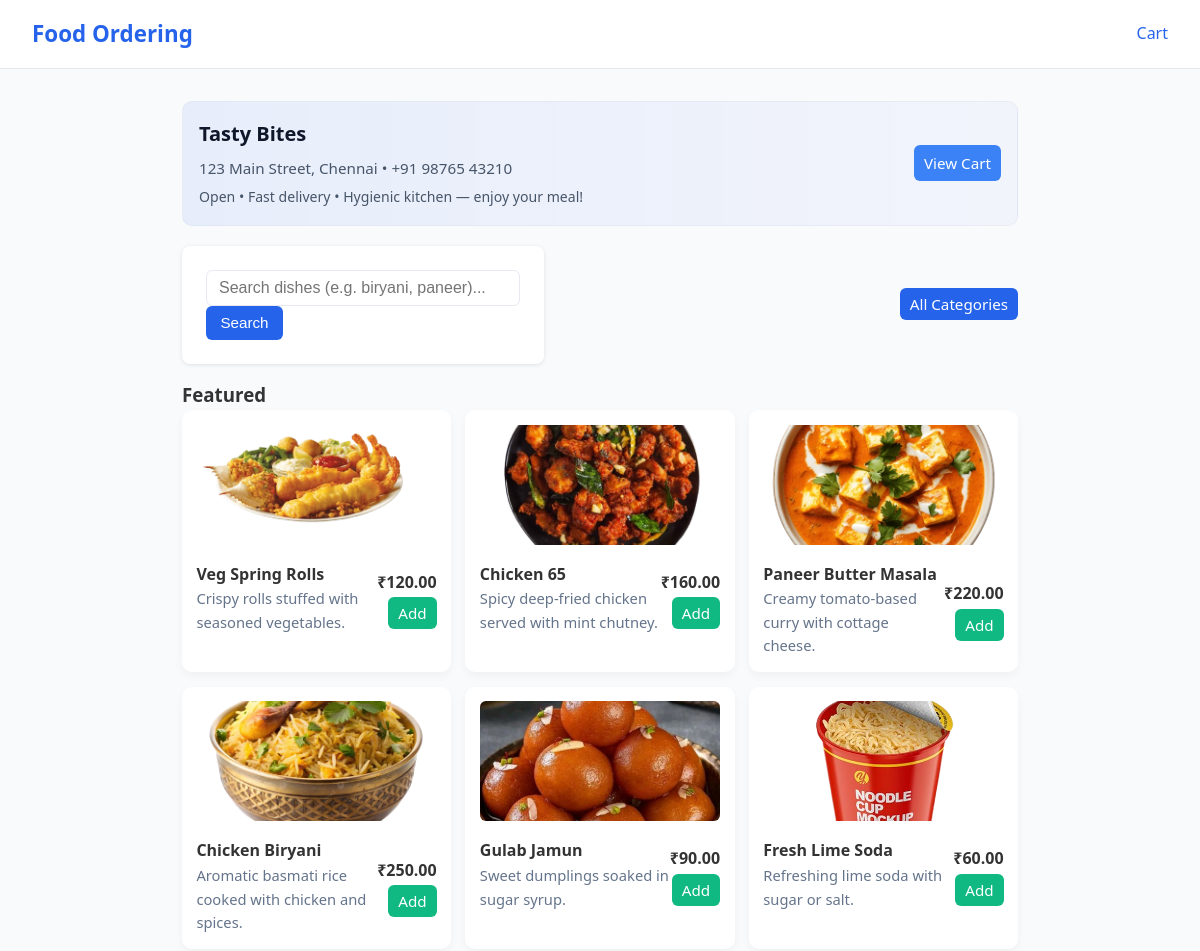
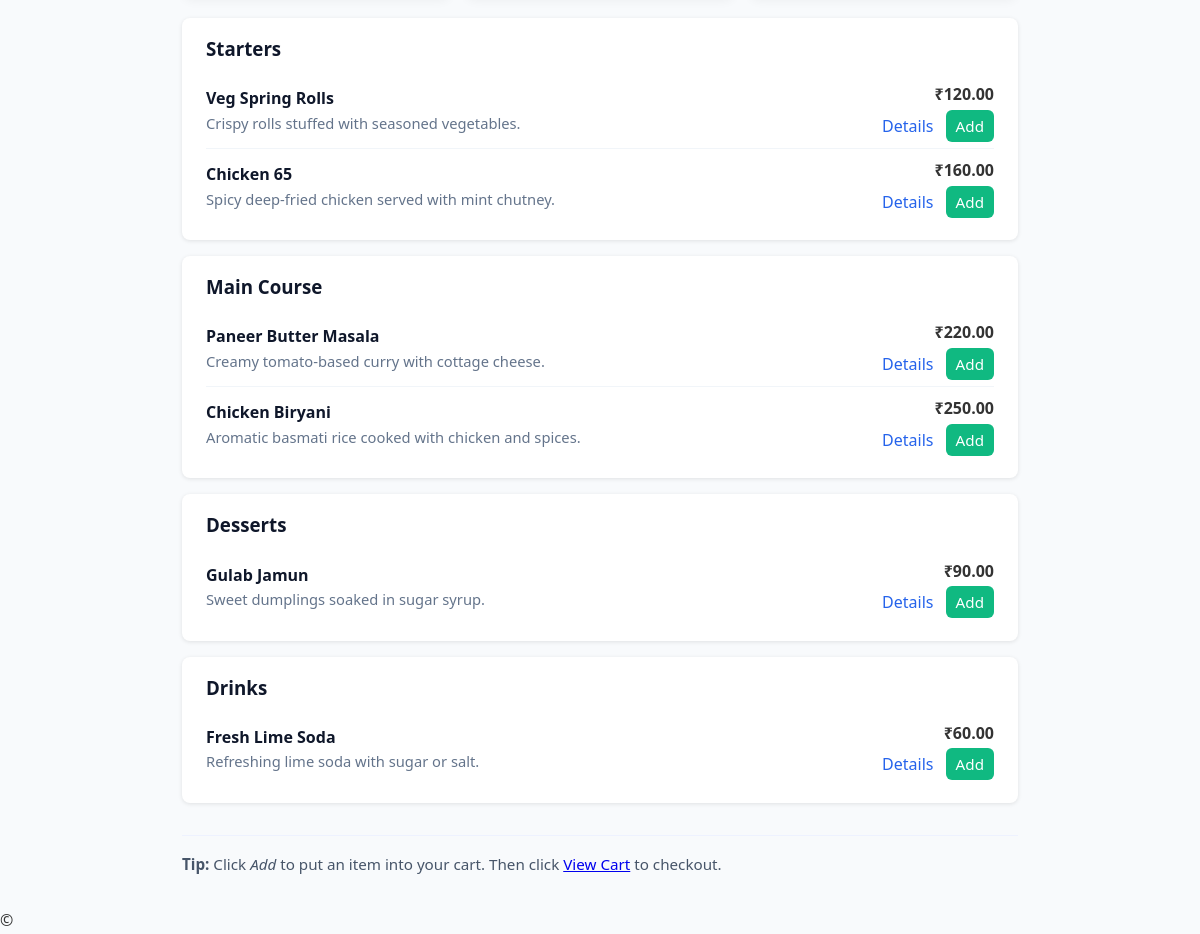
Page /restaurant/1/ on the committed database (2 pictures, top to bottom).
### restaurant/models.py (models this page shows, shortened)
class Restaurant(models.Model):
    name = models.CharField(max_length=120)
    address = models.CharField(max_length=255, blank=True)
    phone = models.CharField(max_length=30, blank=True)
    owner = models.ForeignKey(User, null=True, blank=True, on_delete=models.SET_NULL)
    created = models.DateTimeField(auto_now_add=True)

class MenuItem(models.Model):
    restaurant = models.ForeignKey(Restaurant, related_name='menu_items', on_delete=models.CASCADE)
    category = models.ForeignKey(Category, related_name='items', on_delete=models.SET_NULL, null=True, blank=True)
    name = models.CharField(max_length=200)
    description = models.TextField(blank=True)
    price = models.DecimalField(max_digits=8, decimal_places=2)
    is_available = models.BooleanField(default=True)
    image = models.ImageField(upload_to='menu_images/', null=True, blank=True)
    created = models.DateTimeField(auto_now_add=True)

class Category(models.Model):
    restaurant = models.ForeignKey(Restaurant, related_name='categories', on_delete=models.CASCADE)
    name = models.CharField(max_length=100)
    order = models.PositiveIntegerField(default=0)
    class Meta:
        ordering = ['order', 'name']

### restaurant/views.py (the view)
# urls.py: path('', views.menu_list, name='menu'),
def menu_list(request, restaurant_id=None):
    if restaurant_id:
        restaurant = get_object_or_404(Restaurant, id=restaurant_id)
        categories = restaurant.categories.prefetch_related('items').all()
        return render(request, 'restaurant/menu_list.html', {
            'restaurant': restaurant,
            'categories': categories,
        })
    restaurants = Restaurant.objects.all()
    return render(request, 'restaurant/menu_list.html', {
        'restaurants': restaurants
    })

### restaurant/templates/restaurant/menu_list.html (shortened to what this page needs)
{% extends "restaurant/base.html" %}
{% load static %}
{% block content %}
{% if restaurant %}
  <div class="hero">
    <div class="meta">
      <h1>{{ restaurant.name }}</h1>
      <p>{{ restaurant.address|default:"Address not set" }} • {{ restaurant.phone|default:"No phone" }}</p>
      <p style="font-size:0.88rem; margin-top:6px;">Open • Fast delivery • Hygienic kitchen — enjoy your meal!</p>
    </div>
    <div style="text-align:right;">
      <a href="{% url 'restaurant:cart' %}" class="add-link" style="display:inline-block; background:#3b82f6;">View Cart</a>
    </div>
  </div>
  <div class="controls">
    <div class="search">
      <form method="get" action="">
        <input type="search" name="q" placeholder="Search dishes (e.g. biryani, paneer)..." value="{{ request.GET.q|default:'' }}">
        <button type="submit">Search</button>
      </form>
    </div>
    <div>
      <a href="#all-categories" class="add-link" style="background:#2563eb;">All Categories</a>
    </div>
  </div>
  <h3>Featured</h3>
  <div class="featured">
    {% for cat in categories %}
      {% for it in cat.items.all|slice:":2" %}
        {% if it.is_available %}
          <div class="card">
            {% if it.image %}
              <img src="{{ it.image.url }}" alt="{{ it.name }}">
            {% else %}
              <img src="{% static 'restaurant/no-image.png' %}" alt="no image">
            {% endif %}
            <div style="display:flex; justify-content:space-between; align-items:center;">
              <div>
                <div style="font-weight:700;">{{ it.name }}</div>
                <div style="color:#64748b; font-size:0.92rem;">{{ it.description|truncatechars:60 }}</div>
              </div>
              <div style="text-align:right;">
                <div style="font-weight:700; margin-bottom:6px;">₹{{ it.price }}</div>
                <a href="{% url 'restaurant:add_to_cart' it.id %}" class="add-link">Add</a>
              </div>
            </div>
          </div>
        {% endif %}
      {% endfor %}
    {% endfor %}
  </div>
  {% for cat in categories %}
    <section>
      <h3>{{ cat.name }}</h3>
      {% if cat.items.all %}
        <ul>
          {% for item in cat.items.all %}
            {% if item.is_available %}
              <li>
                <div class="item-meta">
                  <div>
                    <div class="title">{{ item.name }}</div>
                    <div class="desc">{{ item.description|truncatechars:80 }}</div>
                  </div>
                </div>
                <div style="text-align:right;">
                  <div style="font-weight:700; margin-bottom:6px;">₹{{ item.price }}</div>
                  <a href="{% url 'restaurant:menu_item' item.id %}" style="margin-right:8px; color:#2563eb; text-decoration:none;">Details</a>
                  <a href="{% url 'restaurant:add_to_cart' item.id %}" class="add-link">Add</a>
                </div>
              </li>
            {% endif %}
          {% endfor %}
        </ul>
      {% else %}
        <div class="empty-msg">No items in this category yet.</div>
      {% endif %}
    </section>
  {% empty %}
    <p class="empty-msg">No categories yet for this restaurant.</p>
  {% endfor %}
  <footer class="page-footer">
    <strong>Tip:</strong> Click <em>Add</em> to put an item into your cart. Then click <a href="{% url 'restaurant:cart' %}">View Cart</a> to checkout.
  </footer>
{% endif %}
{% endblock %}

### restaurant/templates/restaurant/base.html (shortened to what this page needs)
{% load static %}
<!doctype html>
<html>
<head>
  <link rel="stylesheet" href="{% static 'restaurant/styles.css' %}">
</head>
<body>
  <header>
    <h1><a href="{% url 'restaurant:menu' %}">Food Ordering</a></h1>
    <nav><a href="{% url 'restaurant:cart' %}">Cart</a></nav>
  </header>
  <main>
    {% block content %}{% endblock %}
  </main>
  <footer>© {{ timezone.now.year }}</footer>
</body>
</html>

### restaurant/static/restaurant/styles.css (style rules this page uses)
* { box-sizing: border-box; margin: 0; padding: 0; }
body { font-family: "Segoe UI", Roboto, Arial, sans-serif; background-color: #f8fafc; color: #333; line-height: 1.6; }
header { background-color: #ffffff; border-bottom: 1px solid #e5e7eb; padding: 1rem 2rem; display: flex; align-items: center; justify-content: space-between; position: sticky; top: 0; z-index: 10; }
header h1 { font-size: 1.4rem; font-weight: bold; }
header a { text-decoration: none; color: #2563eb; }
nav a { margin-left: 1rem; color: #2563eb; text-decoration: none; font-weight: 500; }
main { padding: 2rem; max-width: 900px; margin: 0 auto; }
section { background: #fff; border-radius: 8px; box-shadow: 0 1px 4px rgba(0,0,0,0.1); margin-bottom: 2rem; padding: 1rem 1.5rem; }
section h3 { color: #1e40af; margin-bottom: 0.75rem; }
section ul { list-style: none; }
section ul li { padding: 0.6rem 0; display: flex; justify-content: space-between; border-bottom: 1px solid #e5e7eb; }
section ul li:last-child { border-bottom: none; }
section ul li a { color: #111827; text-decoration: none; }
button, a.btn { display: inline-block; background-color: #2563eb; color: white; border: none; padding: 0.6rem 1.2rem; border-radius: 4px; text-decoration: none; cursor: pointer; font-size: 0.95rem; transition: background 0.2s; }
form { background: #fff; padding: 1.5rem; border-radius: 8px; box-shadow: 0 1px 4px rgba(0,0,0,0.1); }
form input, form textarea { width: 100%; padding: 0.5rem; border: 1px solid #d1d5db; border-radius: 4px; font-size: 1rem; }

### restaurant/templates/restaurant/menu_list.html (style rules this page uses)
.hero { background: linear-gradient(90deg, rgba(37,99,235,0.08), rgba(99,102,241,0.04)); border: 1px solid rgba(15,23,42,0.03); padding: 1rem; border-radius: 10px; display:flex; gap:1rem; align-items: center; margin-bottom: 1.25rem; }
.hero .meta { flex:1; }
.hero h1 { margin:0; font-size:1.25rem; color:#0f172a; }
.hero p { margin:6px 0 0; color:#475569; font-size:0.95rem; }
.controls { display:flex; gap:0.75rem; margin: 1rem 0; align-items:center; }
.search { flex:1; display:flex; gap:0.5rem; }
.search input { flex:1; padding:0.5rem 0.75rem; border:1px solid #e6e9ef; border-radius:6px; }
.search button { padding:0.55rem 0.9rem; border-radius:6px; border:none; background:#2563eb; color:#fff; cursor:pointer; }
.featured { display:grid; grid-template-columns: repeat(auto-fit, minmax(220px, 1fr)); gap:0.9rem; margin-bottom:1.25rem; }
.card { background:#fff; padding:0.9rem; border-radius:10px; box-shadow:0 4px 10px rgba(2,6,23,0.04); }
.card img { width:100%; height:120px; object-fit:cover; border-radius:6px; margin-bottom:0.6rem; }
section { margin-bottom:1rem; }
section h3 { color:#0f172a; margin-bottom:0.6rem; }
section ul { list-style:none; padding:0; margin:0; }
section ul li { display:flex; justify-content:space-between; align-items:center; padding:0.55rem 0; border-bottom:1px solid #f1f5f9; }
.item-meta { display:flex; gap:0.8rem; align-items:center; }
.item-meta .title { font-weight:600; color:#0f172a; }
.item-meta .desc { color:#64748b; font-size:0.92rem; }
.add-link { text-decoration:none; background:#10b981; color:#fff; padding:6px 10px; border-radius:6px; font-size:0.95rem; }
footer.page-footer { margin-top:2rem; padding-top:1rem; border-top:1px solid #eef2ff; color:#475569; font-size:0.95rem; }

### rows in the picture
Restaurant: name "Tasty Bites", address "123 Main Street, Chennai", phone "+91 98765 43210"
Category: name "Starters"
MenuItem: image (picture), name "Veg Spring Rolls", description "Crispy rolls stuffed with seasoned vegetables.", price "120.00"
MenuItem: image (picture), name "Chicken 65", description "Spicy deep-fried chicken served with mint chutney.", price "160.00"
Category: name "Main Course"
MenuItem: image (picture), name "Paneer Butter Masala", description "Creamy tomato-based curry with cottage cheese.", price "220.00"
MenuItem: image (picture), name "Chicken Biryani", description "Aromatic basmati rice cooked with chicken and spices.", price "250.00"
Category: name "Desserts"
MenuItem: image (picture), name "Gulab Jamun", description "Sweet dumplings soaked in sugar syrup.", price "90.00"
Category: name "Drinks"
MenuItem: image (picture), name "Fresh Lime Soda", description "Refreshing lime soda with sugar or salt.", price "60.00"
